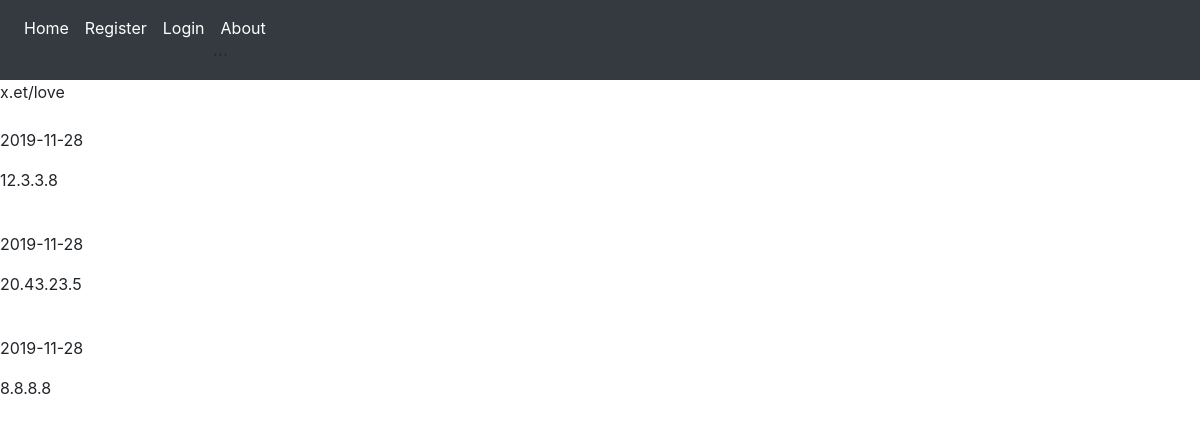
The app's page /clicks/2 with its own data.
### short/models.py (models this page shows, shortened)
class Link(db.Model):
    id = db.Column(db.Integer, primary_key=True)
    short_link = db.Column(db.String(100), unique=True, nullable=False)
    long_link = db.Column(db.String(100), nullable=False)
    count = db.Column(db.Integer, nullable=False, default=0)
    date_created = db.Column(db.DateTime, nullable=False, default=datetime.utcnow)
    date_destroyed = db.Column(db.DateTime, nullable=True)
    user_id = db.Column(db.Integer, db.ForeignKey('user.id'), nullable=False)
    clicks = db.relationship('Click',backref='stat',lazy=True)

class Click(db.Model):
    id = db.Column(db.Integer, primary_key=True)
    click_date = db.Column(db.DateTime, nullable=False, default=datetime.utcnow)
    click_ip = db.Column(db.String(20), default='127.0.0.1')
    link_id = db.Column(db.Integer, db.ForeignKey('link.id'), nullable=False)

### short/routes.py (the view)
@app.route('/clicks/<int:link_id>')
def stat(link_id):
    link = Link.query.get_or_404(link_id)
    return render_template('clicks.html',title='Clicks',link=link)

### short/templates/clicks.html
{% extends "layout.html" %}
{% block content%}
    {{ link.short_link }}<br><br>
    {% for click in link.clicks %}
        <p>{{ click.click_date.strftime('%Y-%m-%d') }}</p>
        <p>{{ click.click_ip }}</p>
        <br>
    {% endfor %}
{% endblock content %}

### records on screen
Link: short_link "x.et/love"
Click: click_date "2019-11-28", click_ip "12.3.3.8"
Click: click_date "2019-11-28", click_ip "20.43.23.5"
Click: click_date "2019-11-28", click_ip "8.8.8.8"
